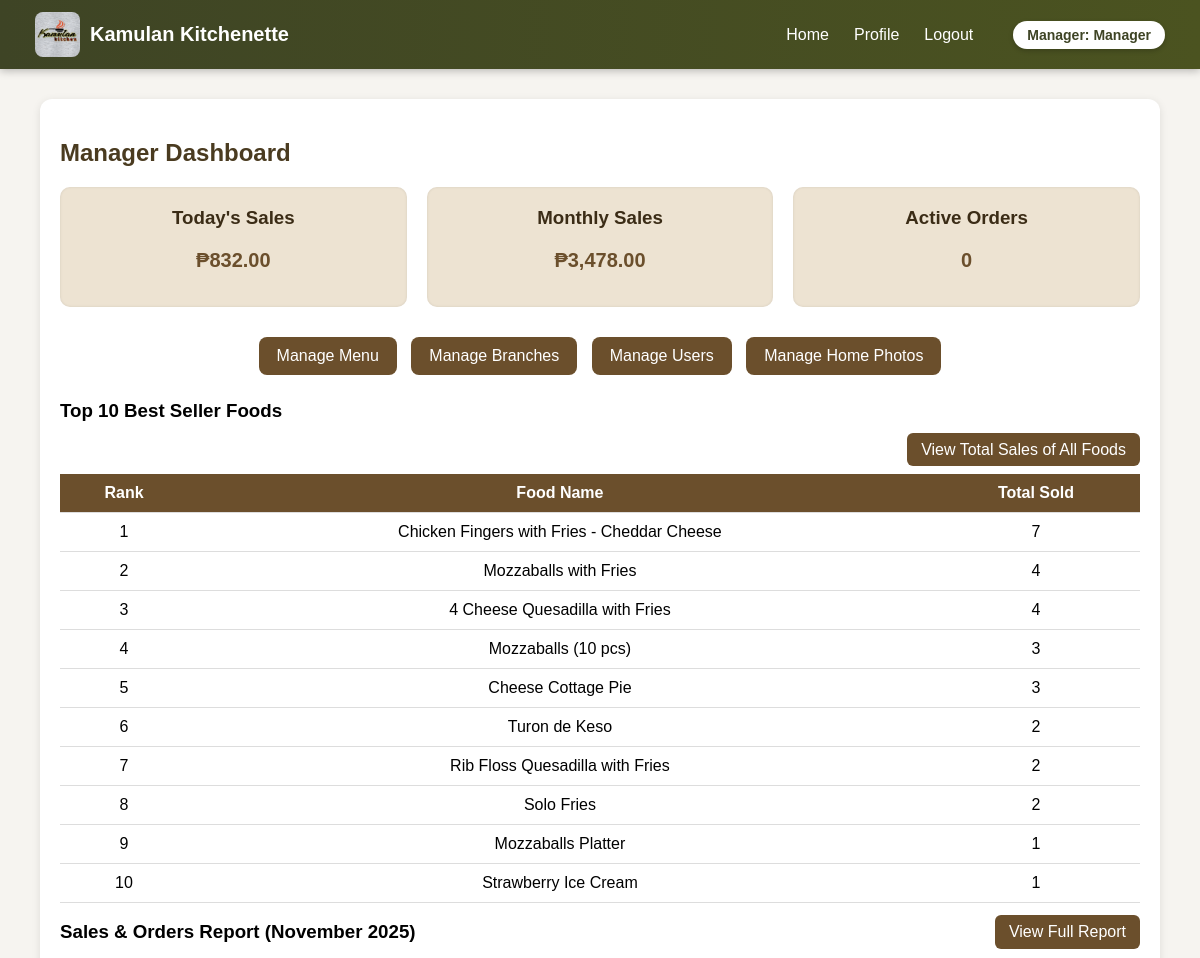
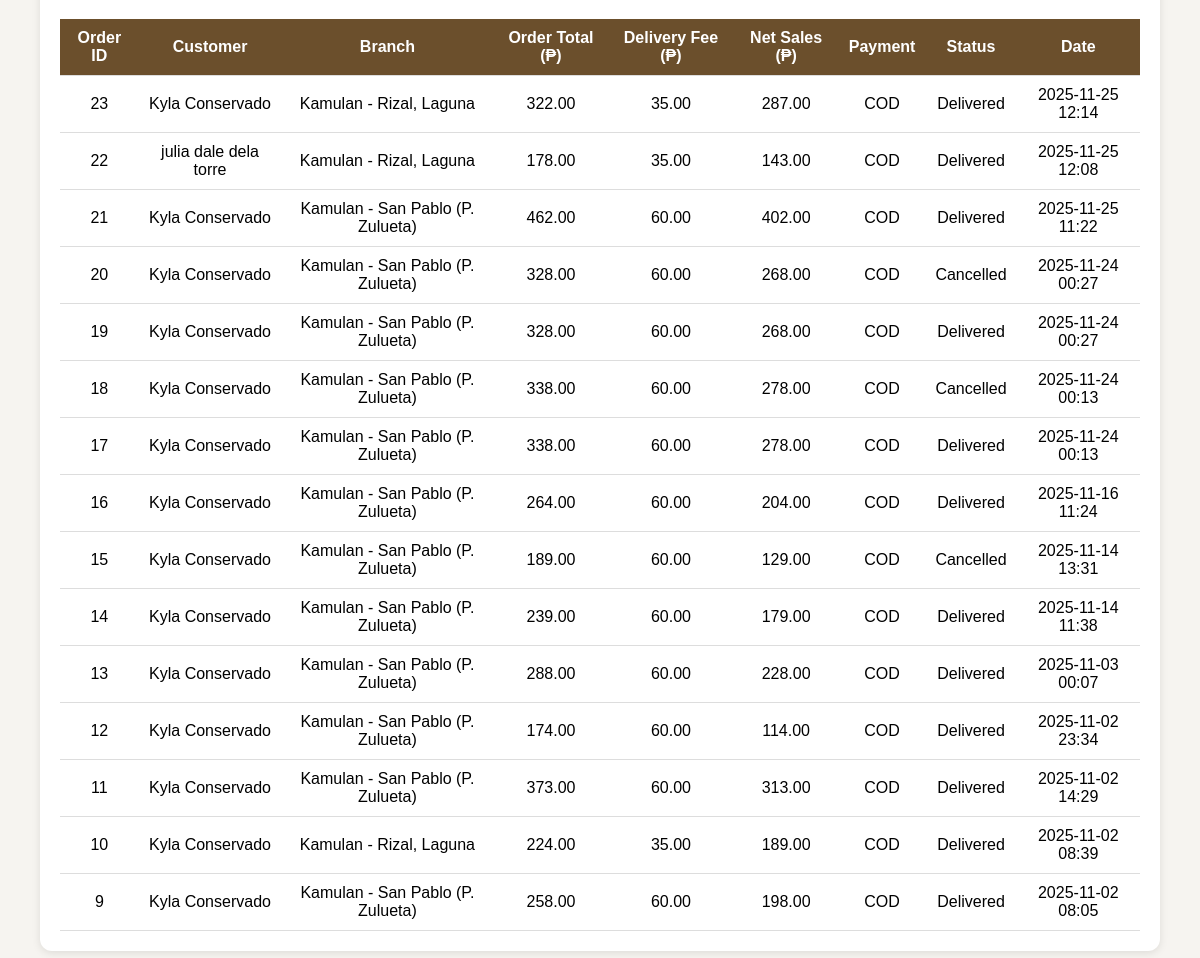
Page /admin/dashboard.php (signed in) on the committed database (2 pictures, top to bottom).
### tables this page shows
CREATE TABLE `orders` (
  `id` int(11) NOT NULL,
  `user_id` int(11) DEFAULT NULL,
  `branch_id` int(11) DEFAULT NULL,
  `address` varchar(255) DEFAULT NULL,
  `phone` varchar(20) DEFAULT NULL,
  `note` text DEFAULT NULL,
  `total` decimal(10,2) DEFAULT NULL,
  `payment_method` enum('COD','GCash') DEFAULT 'COD',
  `status` enum('Placed','Preparing','Out for Delivery','Delivered','Cancelled') DEFAULT 'Placed',
  `rider_id` int(11) DEFAULT NULL,
  `created_at` timestamp NOT NULL DEFAULT current_timestamp(),
  `delivered_at` datetime DEFAULT NULL,
  `delivery_fee` decimal(10,2) NOT NULL DEFAULT 0.00
);

CREATE TABLE `branches` (
  `id` int(11) NOT NULL,
  `name` varchar(150) NOT NULL,
  `address` varchar(255) DEFAULT NULL,
  `contact` varchar(50) DEFAULT NULL,
  `created_at` timestamp NOT NULL DEFAULT current_timestamp(),
  `delivery_fee` decimal(10,2) NOT NULL DEFAULT 0.00
);

### admin/dashboard.php (the view, shortened to what this page needs)
<?php
require_once(__DIR__ . '/../config/db.php');
$today_sales = $pdo->query("
    SELECT COALESCE(SUM(total - delivery_fee), 0)
    FROM orders
    WHERE DATE(created_at) = CURDATE()
")->fetchColumn();
$month_sales = $pdo->query("
    SELECT COALESCE(SUM(total - delivery_fee), 0)
    FROM orders
    WHERE MONTH(created_at) = MONTH(CURDATE())
      AND YEAR(created_at) = YEAR(CURDATE())
")->fetchColumn();
$active_orders = $pdo->query("
    SELECT COUNT(*)
    FROM orders
    WHERE status IN ('Placed','Preparing','Out for Delivery')
")->fetchColumn();
$bestSellerQuery = "
    SELECT
        m.name AS item_name,
        SUM(oi.qty) AS total_sold,
        SUM(oi.qty * oi.price) AS total_revenue
    FROM order_items oi
    INNER JOIN orders o ON oi.order_id = o.id
    INNER JOIN menu_items m ON oi.menu_item_id = m.id
    WHERE o.status IN ('Completed', 'Delivered')
    GROUP BY m.id
    ORDER BY total_sold DESC
    LIMIT 10
";
$bestSellers = $pdo->query($bestSellerQuery)->fetchAll(PDO::FETCH_ASSOC);
$currentMonth = date('F');
$currentYear = date('Y');
$query = "
  SELECT
    o.id,
    CONCAT(u.first_name, ' ', u.last_name) AS customer,
    b.name AS branch,
    o.total,
    o.delivery_fee,
    (o.total - o.delivery_fee) AS net_total,
    o.payment_method,
    o.status,
    o.created_at
  FROM orders o
  LEFT JOIN users u ON o.user_id = u.id
  LEFT JOIN branches b ON o.branch_id = b.id
  WHERE MONTH(o.created_at) = MONTH(CURDATE())
    AND YEAR(o.created_at) = YEAR(CURDATE())
  ORDER BY o.created_at DESC
";
$stmt = $pdo->query($query);
$orders = $stmt->fetchAll(PDO::FETCH_ASSOC);
?>
<!doctype html>
<html lang="en">
<head>
</head>
<body>
<?php include __DIR__ . '/../_partials/header_staff.php'; ?>
<div class="container">
  <h2>Manager Dashboard</h2>
  <div class="stats">
    <div class="card">
      <h3>Today's Sales</h3>
      <p>₱<?= number_format($today_sales, 2) ?></p>
    </div>
    <div class="card">
      <h3>Monthly Sales</h3>
      <p>₱<?= number_format($month_sales, 2) ?></p>
    </div>
    <div class="card">
      <h3>Active Orders</h3>
      <p><?= $active_orders ?></p>
    </div>
  </div>
  <div class="links">
    <a href="/kamulan-system/admin/manage_menu.php">Manage Menu</a>
    <a href="/kamulan-system/admin/manage_branches.php">Manage Branches</a>
    <a href="/kamulan-system/admin/manage_users.php">Manage Users</a>
    <a href="/kamulan-system/admin/manage_home_photos.php">Manage Home Photos</a>
  </div>
  <h3>Top 10 Best Seller Foods</h3>
  <div style="text-align:right; margin-bottom:10px;">
    <a href="total_sales.php"
       style="background:#6b4f2c; color:white; text-decoration:none; padding:8px 14px; border-radius:6px;">
       View Total Sales of All Foods
    </a>
  </div>
  <table>
    <thead>
      <tr>
        <th>Rank</th>
        <th>Food Name</th>
        <th>Total Sold</th>
      </tr>
    </thead>
    <tbody>
      <?php if (!empty($bestSellers)): ?>
        <?php foreach ($bestSellers as $index => $item): ?>
          <tr>
            <td><?= $index + 1 ?></td>
            <td><?= htmlspecialchars($item['item_name']) ?></td>
            <td><?= htmlspecialchars($item['total_sold']) ?></td>
          </tr>
        <?php endforeach; ?>
      <?php else: ?>
        <tr><td colspan="3">No data available</td></tr>
      <?php endif; ?>
    </tbody>
  </table>
  <div style="display: flex; justify-content: space-between; align-items: center; margin-bottom: 10px;">
    <h3>Sales & Orders Report (<?= $currentMonth . ' ' . $currentYear ?>)</h3>
    <a href="sales_report.php"
       style="background:#6b4f2c; color:white; text-decoration:none; padding:8px 14px; border-radius:6px;">
       View Full Report
    </a>
  </div>
  <table>
      <tr>
        <th>Order ID</th>
        <th>Customer</th>
        <th>Branch</th>
        <th>Order Total (₱)</th>
        <th>Delivery Fee (₱)</th>
        <th>Net Sales (₱)</th>
        <th>Payment</th>
        <th>Status</th>
        <th>Date</th>
      </tr>
    <?php if (count($orders) > 0): ?>
      <?php foreach ($orders as $o): ?>
        <tr>
          <td><?= $o['id'] ?></td>
          <td><?= htmlspecialchars($o['customer'] ?? 'Guest') ?></td>
          <td><?= htmlspecialchars($o['branch'] ?? '—') ?></td>
          <td><?= number_format($o['total'], 2) ?></td>
          <td><?= number_format($o['delivery_fee'] ?? 0, 2) ?></td>
          <td><?= number_format(($o['net_total'] ?? ($o['total'] - ($o['delivery_fee'] ?? 0))), 2) ?></td>
          <td><?= htmlspecialchars($o['payment_method']) ?></td>
          <td><?= htmlspecialchars($o['status']) ?></td>
          <td><?= date('Y-m-d H:i', strtotime($o['created_at'])) ?></td>
        </tr>
      <?php endforeach; ?>
    <?php else: ?>
      <tr><td colspan="7">No orders found for <?= $currentMonth ?>.</td></tr>
    <?php endif; ?>
  </table>
</div>
</body>
</html>

### admin/dashboard.php (style rules this page uses)
body { font-family: 'Poppins', sans-serif; background: #f6f4f0; margin: 0; }
.container { width: 90%; margin: 30px auto; background: #fff; padding: 20px; border-radius: 12px; box-shadow: 0 2px 8px rgba(0,0,0,0.1); }
h2 { color: #4a3b20; }
.stats { display: flex; flex-wrap: wrap; gap: 20px; margin-bottom: 25px; }
.card { flex: 1 1 200px; background: #ede3d2; padding: 15px; border-radius: 10px; text-align: center; box-shadow: inset 0 0 3px rgba(0,0,0,0.1); }
.card h3 { margin: 5px 0; color: #3b2c16; }
.card p { font-size: 20px; font-weight: 600; color: #6b4f2c; }
.links { margin-bottom: 20px; text-align: center; }
.links a { background: #6b4f2c; color: white; padding: 10px 18px; border-radius: 8px; text-decoration: none; margin: 5px; display: inline-block; transition: background 0.2s; }
table { width: 100%; border-collapse: collapse; margin-top: 15px; }
th, td { border-bottom: 1px solid #ddd; padding: 10px; text-align: center; }
th { background: #6b4f2c; color: white; }

### rows in the picture
orders: id "23", customer "Kyla Conservado", branch.name "Kamulan - Rizal, Laguna", total "322.00", delivery_fee "35.00", net_total "287.00", payment_method "COD", status "Delivered", created_at "2025-11-25 12:14"
orders: id "22", customer "julia dale dela torre", branch.name "Kamulan - Rizal, Laguna", total "178.00", delivery_fee "35.00", net_total "143.00", payment_method "COD", status "Delivered", created_at "2025-11-25 12:08"
orders: id "21", customer "Kyla Conservado", branch.name "Kamulan - San Pablo (P. Zulueta)", total "462.00", delivery_fee "60.00", net_total "402.00", payment_method "COD", status "Delivered", created_at "2025-11-25 11:22"
orders: id "20", customer "Kyla Conservado", branch.name "Kamulan - San Pablo (P. Zulueta)", total "328.00", delivery_fee "60.00", net_total "268.00", payment_method "COD", status "Cancelled", created_at "2025-11-24 00:27"
orders: id "19", customer "Kyla Conservado", branch.name "Kamulan - San Pablo (P. Zulueta)", total "328.00", delivery_fee "60.00", net_total "268.00", payment_method "COD", status "Delivered", created_at "2025-11-24 00:27"
orders: id "18", customer "Kyla Conservado", branch.name "Kamulan - San Pablo (P. Zulueta)", total "338.00", delivery_fee "60.00", net_total "278.00", payment_method "COD", status "Cancelled", created_at "2025-11-24 00:13"
orders: id "17", customer "Kyla Conservado", branch.name "Kamulan - San Pablo (P. Zulueta)", total "338.00", delivery_fee "60.00", net_total "278.00", payment_method "COD", status "Delivered", created_at "2025-11-24 00:13"
orders: id "16", customer "Kyla Conservado", branch.name "Kamulan - San Pablo (P. Zulueta)", total "264.00", delivery_fee "60.00", net_total "204.00", payment_method "COD", status "Delivered", created_at "2025-11-16 11:24"
orders: id "15", customer "Kyla Conservado", branch.name "Kamulan - San Pablo (P. Zulueta)", total "189.00", delivery_fee "60.00", net_total "129.00", payment_method "COD", status "Cancelled", created_at "2025-11-14 13:31"
orders: id "14", customer "Kyla Conservado", branch.name "Kamulan - San Pablo (P. Zulueta)", total "239.00", delivery_fee "60.00", net_total "179.00", payment_method "COD", status "Delivered", created_at "2025-11-14 11:38"
orders: id "13", customer "Kyla Conservado", branch.name "Kamulan - San Pablo (P. Zulueta)", total "288.00", delivery_fee "60.00", net_total "228.00", payment_method "COD", status "Delivered", created_at "2025-11-03 00:07"
orders: id "12", customer "Kyla Conservado", branch.name "Kamulan - San Pablo (P. Zulueta)", total "174.00", delivery_fee "60.00", net_total "114.00", payment_method "COD", status "Delivered", created_at "2025-11-02 23:34"
orders: id "11", customer "Kyla Conservado", branch.name "Kamulan - San Pablo (P. Zulueta)", total "373.00", delivery_fee "60.00", net_total "313.00", payment_method "COD", status "Delivered", created_at "2025-11-02 14:29"
orders: id "10", customer "Kyla Conservado", branch.name "Kamulan - Rizal, Laguna", total "224.00", delivery_fee "35.00", net_total "189.00", payment_method "COD", status "Delivered", created_at "2025-11-02 08:39"
orders: id "9", customer "Kyla Conservado", branch.name "Kamulan - San Pablo (P. Zulueta)", total "258.00", delivery_fee "60.00", net_total "198.00", payment_method "COD", status "Delivered", created_at "2025-11-02 08:05"

### other values in the picture
$role "Manager"
$userName "Manager"
$today_sales "832.00"
$month_sales "3,478.00"
$active_orders "0"
$item['item_name'] "Chicken Fingers with Fries - Cheddar Cheese"
$item['total_sold'] "7"
$item['item_name'] "Mozzaballs with Fries"
$item['total_sold'] "4"
$item['item_name'] "4 Cheese Quesadilla with Fries"
$item['item_name'] "Mozzaballs (10 pcs)"
$item['total_sold'] "3"
$item['item_name'] "Cheese Cottage Pie"
$item['item_name'] "Turon de Keso"
$item['total_sold'] "2"
